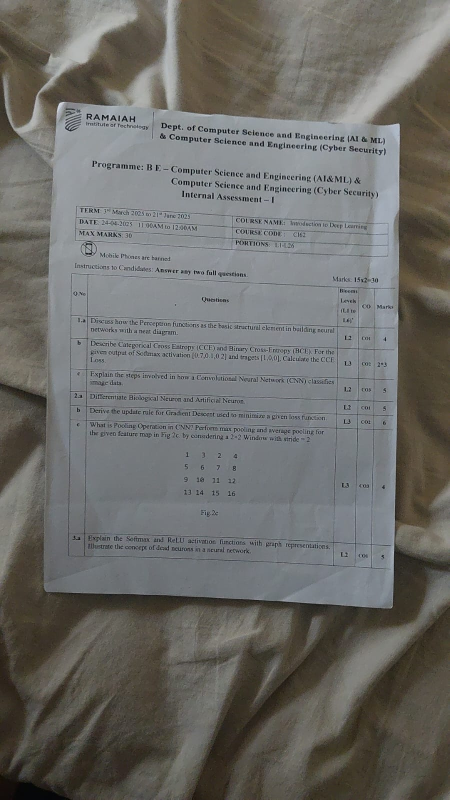
#> input picture sample.jpeg, 899 x 1599 px (shown at 1/2 size)
$ python -i table_detection.py   (imports and definitions only)
#> lines starting #> are read from the running program, lines starting #| are printed output that depends on the picture; after the words box and inside, x2 and y2 are one past the last pixel; in counts of white or black regions, pixels touching at a corner belong together
import cv2
import numpy as np
import os

def detect_tables_enhanced(color_img, gray_img):
    """
    Enhanced table detection with tolerance for curved/skewed documents
    """
    height, width = gray_img.shape

    # Multiple preprocessing approaches for better line detection
    tables = []

    # Method 1: Adaptive threshold with different parameters
    binary1 = cv2.adaptiveThreshold(gray_img, 255, cv2.ADAPTIVE_THRESH_GAUSSIAN_C,
                                   cv2.THRESH_BINARY_INV, 11, 2)
    binary2 = cv2.adaptiveThreshold(gray_img, 255, cv2.ADAPTIVE_THRESH_MEAN_C,
                                   cv2.THRESH_BINARY_INV, 15, 3)

    # Method 2: Global threshold for darker lines
    _, binary3 = cv2.threshold(gray_img, 0, 255, cv2.THRESH_BINARY_INV + cv2.THRESH_OTSU)

    # Combine different threshold methods
    combined_binary = cv2.bitwise_or(cv2.bitwise_or(binary1, binary2), binary3)

    # More aggressive kernels for line detection
    h_kernel_sizes = [width//20, width//15, width//10]  # Multiple kernel sizes
    v_kernel_sizes = [height//20, height//15, height//10]

    all_h_lines = []
    all_v_lines = []

    # Try multiple kernel sizes to catch different line thicknesses
    for h_size in h_kernel_sizes:
        horizontal_kernel = cv2.getStructuringElement(cv2.MORPH_RECT, (h_size, 1))
        horizontal_lines = cv2.morphologyEx(combined_binary, cv2.MORPH_OPEN,
                                          horizontal_kernel, iterations=1)

        # Additional morphological operations to connect broken lines
        horizontal_lines = cv2.dilate(horizontal_lines,
                                    cv2.getStructuringElement(cv2.MORPH_RECT, (5, 3)),
                                    iterations=2)

        h_lines = find_line_coordinates_hough(horizontal_lines, 'horizontal', width)
        all_h_lines.extend(h_lines)

    for v_size in v_kernel_sizes:
        vertical_kernel = cv2.getStructuringElement(cv2.MORPH_RECT, (1, v_size))
        vertical_lines = cv2.morphologyEx(combined_binary, cv2.MORPH_OPEN,
                                        vertical_kernel, iterations=1)

        # Additional morphological operations to connect broken lines
        vertical_lines = cv2.dilate(vertical_lines,
                                  cv2.getStructuringElement(cv2.MORPH_RECT, (3, 5)),
                                  iterations=2)

        v_lines = find_line_coordinates_hough(vertical_lines, 'vertical', height)
        all_v_lines.extend(v_lines)

    # Remove duplicates and merge similar lines
    final_h_lines = merge_similar_lines(all_h_lines, 'horizontal', width)
    final_v_lines = merge_similar_lines(all_v_lines, 'vertical', height)

    print(f"Final: {len(final_h_lines)} horizontal lines and {len(final_v_lines)} vertical lines")

    # Method 3: Contour-based approach for table regions
    # Create a mask with all detected lines
    line_mask = np.zeros((height, width), dtype=np.uint8)

    # Draw detected lines on the mask
    for line in final_h_lines:
        cv2.line(line_mask, (line['x1'], line['y1']), (line['x2'], line['y2']), 255, 2)
    for line in final_v_lines:
        cv2.line(line_mask, (line['x1'], line['y1']), (line['x2'], line['y2']), 255, 2)

    # Dilate to connect nearby lines
    kernel = cv2.getStructuringElement(cv2.MORPH_RECT, (5, 5))
    line_mask = cv2.dilate(line_mask, kernel, iterations=3)
    line_mask = cv2.erode(line_mask, kernel, iterations=2)

    # Find table regions
    contours, _ = cv2.findContours(line_mask, cv2.RETR_EXTERNAL, cv2.CHAIN_APPROX_SIMPLE)

    for contour in contours:
        x, y, w, h = cv2.boundingRect(contour)
        area = w * h

        # More lenient criteria for table detection
        if area > 3000 and w > 80 and h > 40:  # Reduced minimum requirements
            # Get lines within this table region (with some padding)
            padding = 20
            table_h_lines = [line for line in final_h_lines
                           if y - padding <= line['y'] <= y + h + padding]
            table_v_lines = [line for line in final_v_lines
                           if x - padding <= line['x'] <= x + w + padding]

            # More lenient requirement for table detection
            if len(table_h_lines) >= 1 and len(table_v_lines) >= 1:  # At least 1 line each direction
                tables.append({
                    'x': x, 'y': y, 'w': w, 'h': h,
                    'h_lines': table_h_lines,
                    'v_lines': table_v_lines,
                    'type': 'table'
                })
                print(f"Found table at ({x}, {y}) size {w}x{h} with {len(table_h_lines)} h-lines and {len(table_v_lines)} v-lines")

    # Fallback: If no tables found with contours, create tables from line intersections
    if not tables and len(final_h_lines) >= 2 and len(final_v_lines) >= 2:
        # Group lines that are likely part of the same table
        table_groups = find_table_regions_from_lines(final_h_lines, final_v_lines, width, height)
        tables.extend(table_groups)

    # Ultimate fallback: Create one large table from all lines if we have enough
    if not tables and len(final_h_lines) >= 1 and len(final_v_lines) >= 1:
        all_coords = []
        for line in final_h_lines + final_v_lines:
            all_coords.extend([line['x1'], line['y1'], line['x2'], line['y2']])

        if all_coords:
            min_x = min(all_coords[::2])  # x coordinates
            min_y = min(all_coords[1::2])  # y coordinates
            max_x = max(all_coords[::2])
            max_y = max(all_coords[1::2])

            tables.append({
                'x': min_x, 'y': min_y,
                'w': max_x - min_x, 'h': max_y - min_y,
                'h_lines': final_h_lines,
                'v_lines': final_v_lines,
                'type': 'table'
            })
            print(f"Created fallback table with all detected lines")

    return tables

def find_line_coordinates_hough(line_img, direction, max_dimension):
    """
    Extract line coordinates using Hough Line Transform with tolerance for curves and skew
    """
    lines = []

    # Use HoughLinesP with more lenient parameters for curved/skewed lines
    detected_lines = cv2.HoughLinesP(line_img, 1, np.pi/180, threshold=30,  # Lower threshold
                                    minLineLength=max_dimension//20,  # Shorter minimum length
                                    maxLineGap=30)  # Larger gap tolerance

    if detected_lines is not None:
        for line in detected_lines:
            x1, y1, x2, y2 = line[0]

            # Calculate line angle
            angle = np.arctan2(y2 - y1, x2 - x1) * 180 / np.pi

            if direction == 'horizontal':
                # For horizontal lines, allow up to 15 degrees of skew
                if abs(angle) <= 15 or abs(abs(angle) - 180) <= 15:
                    lines.append({
                        'x1': min(x1, x2), 'y1': y1,
                        'x2': max(x1, x2), 'y2': y2,
                        'y': (y1 + y2) // 2,  # Average y for sorting
                        'angle': angle
                    })
            else:  # vertical
                # For vertical lines, allow up to 15 degrees of skew
                if abs(angle - 90) <= 15 or abs(angle + 90) <= 15:
                    lines.append({
                        'x1': x1, 'y1': min(y1, y2),
                        'x2': x2, 'y2': max(y1, y2),
                        'x': (x1 + x2) // 2,  # Average x for sorting
                        'angle': angle
                    })

    # Group similar lines and merge them (for broken/curved lines)
    if lines:
        merged_lines = merge_similar_lines(lines, direction, max_dimension)
        return merged_lines

    return []

def merge_similar_lines(lines, direction, max_dimension):
    """
    Merge lines that are close together and likely part of the same table line
    """
    if not lines:
        return []

    # Sort lines by position
    if direction == 'horizontal':
        lines.sort(key=lambda x: x['y'])
        position_key = 'y'
        tolerance = 20  # Allow 20 pixels variation in y-position
    else:
        lines.sort(key=lambda x: x['x'])
        position_key = 'x'
        tolerance = 20  # Allow 20 pixels variation in x-position

    merged_lines = []
    current_group = [lines[0]]

    for line in lines[1:]:
        # Check if this line should be merged with the current group
        avg_position = sum(l[position_key] for l in current_group) / len(current_group)

        if abs(line[position_key] - avg_position) <= tolerance:
            current_group.append(line)
        else:
            # Merge the current group and start a new one
            merged_line = merge_line_group(current_group, direction)
            if merged_line:
                merged_lines.append(merged_line)
            current_group = [line]

    # Don't forget the last group
    merged_line = merge_line_group(current_group, direction)
    if merged_line:
        merged_lines.append(merged_line)

    return merged_lines

def merge_line_group(line_group, direction):
    """
    Merge a group of similar lines into one representative line
    """
    if not line_group:
        return None

    if direction == 'horizontal':
        # For horizontal lines, find the extent and average y-position
        min_x = min(line['x1'] for line in line_group)
        max_x = max(line['x2'] for line in line_group)
        avg_y = sum(line['y'] for line in line_group) / len(line_group)

        return {
            'x1': min_x, 'y1': int(avg_y),
            'x2': max_x, 'y2': int(avg_y),
            'y': int(avg_y)
        }
    else:
        # For vertical lines, find the extent and average x-position
        min_y = min(line['y1'] for line in line_group)
        max_y = max(line['y2'] for line in line_group)
        avg_x = sum(line['x'] for line in line_group) / len(line_group)

        return {
            'x1': int(avg_x), 'y1': min_y,
            'x2': int(avg_x), 'y2': max_y,
            'x': int(avg_x)
        }

# [72 lines left out: functions find_table_regions_from_lines, group_nearby_lines, not called in this run]

def create_table_only_svg(image_path, output_svg_path):
    """
    Create an SVG document containing only the detected table structures (lines only)
    """
    # Read the image
    img = cv2.imread(image_path)
    if img is None:
        raise ValueError(f"Could not read image from {image_path}")

    gray = cv2.cvtColor(img, cv2.COLOR_BGR2GRAY)
    height, width = img.shape[:2]

    # Detect tables
    print("Detecting table structures...")
    tables = detect_tables_enhanced(img, gray)

    # Create SVG content
    svg_content = f'''<?xml version="1.0" encoding="UTF-8"?>
<svg width="{width}" height="{height}" viewBox="0 0 {width} {height}"
     xmlns="http://www.w3.org/2000/svg">

    <defs>
        <style><![CDATA[
            .horizontal-line {{
                stroke: #ff0000;
                stroke-width: 2;
                fill: none;
                opacity: 0.8;
            }}
            .vertical-line {{
                stroke: #0000ff;
                stroke-width: 2;
                fill: none;
                opacity: 0.8;
            }}
            .table-boundary {{
                fill: none;
                stroke: #00ff00;
                stroke-width: 2;
                stroke-dasharray: 5,5;
                opacity: 0.6;
            }}
            .table-label {{
                font-family: Arial, sans-serif;
                font-size: 14px;
                font-weight: bold;
                fill: #000000;
            }}
        ]]></style>
    </defs>

    <!-- White background -->
    <rect width="{width}" height="{height}" fill="white"/>

'''

    if not tables:
        svg_content += '''    <!-- No tables detected -->
    <text x="50" y="50" class="table-label" fill="red">No tables detected in this image</text>
'''
    else:
        print(f"Found {len(tables)} table(s). Creating SVG...")

        for table_idx, table in enumerate(tables):
            table_x, table_y, table_w, table_h = table['x'], table['y'], table['w'], table['h']

            svg_content += f'''    <!-- Table {table_idx + 1} -->
    <g id="table_{table_idx + 1}">
        <!-- Table boundary -->
        <rect x="{table_x}" y="{table_y}" width="{table_w}" height="{table_h}" class="table-boundary"/>

        <!-- Table label -->
        <text x="{table_x}" y="{table_y - 5}" class="table-label">Table {table_idx + 1}</text>

'''

            # Add horizontal lines
            h_lines = table.get('h_lines', [])
            for line_idx, h_line in enumerate(h_lines):
                x1, y1 = h_line['x1'], h_line['y1']
                x2, y2 = h_line['x2'], h_line['y2']
                svg_content += f'''        <line x1="{x1}" y1="{y1}" x2="{x2}" y2="{y2}" class="horizontal-line">
            <title>Horizontal Line {line_idx + 1}</title>
        </line>
'''

            # Add vertical lines
            v_lines = table.get('v_lines', [])
            for line_idx, v_line in enumerate(v_lines):
                x1, y1 = v_line['x1'], v_line['y1']
                x2, y2 = v_line['x2'], v_line['y2']
                svg_content += f'''        <line x1="{x1}" y1="{y1}" x2="{x2}" y2="{y2}" class="vertical-line">
            <title>Vertical Line {line_idx + 1}</title>
        </line>
'''

            svg_content += f'''    </g>

'''

            print(f"Table {table_idx + 1}: {len(h_lines)} horizontal lines, {len(v_lines)} vertical lines")

    # Add legend
    svg_content += f'''    <!-- Legend -->
    <g id="legend" transform="translate(10, {height - 100})">
        <rect x="0" y="0" width="200" height="80" fill="white" stroke="black" stroke-width="1"/>
        <text x="10" y="15" class="table-label">Legend:</text>
        <line x1="10" y1="25" x2="40" y2="25" class="horizontal-line"/>
        <text x="45" y="29" style="font-size: 12px;">Horizontal Lines</text>
        <line x1="10" y1="40" x2="40" y2="40" class="vertical-line"/>
        <text x="45" y="44" style="font-size: 12px;">Vertical Lines</text>
        <rect x="10" y="50" width="30" height="15" class="table-boundary"/>
        <text x="45" y="59" style="font-size: 12px;">Table Boundary</text>
    </g>

</svg>'''

    # Write SVG file
    with open(output_svg_path, 'w', encoding='utf-8') as f:
        f.write(svg_content)

    print(f"\nTable-only SVG created successfully at: {output_svg_path}")
    print(f"SVG dimensions: {width} x {height}")
    print(f"Total tables detected: {len(tables)}")

    return tables

def debug_table_detection_with_svg(image_path, output_svg_path, debug_image_path=None):
    """
    Debug table detection and create both debug image and table-only SVG
    """
#> called with image_path = '../sample.jpeg', output_svg_path = 'out.png'
    img = cv2.imread(image_path)
#> img is the input picture: shape (1599, 899, 3); mean B, G, R 103.9, 107.4, 108
    gray = cv2.cvtColor(img, cv2.COLOR_BGR2GRAY)
    height, width = gray.shape

    print("Starting enhanced table detection debug...")

    # Apply multiple thresholds
    binary1 = cv2.adaptiveThreshold(gray, 255, cv2.ADAPTIVE_THRESH_GAUSSIAN_C,
                                   cv2.THRESH_BINARY_INV, 11, 2)
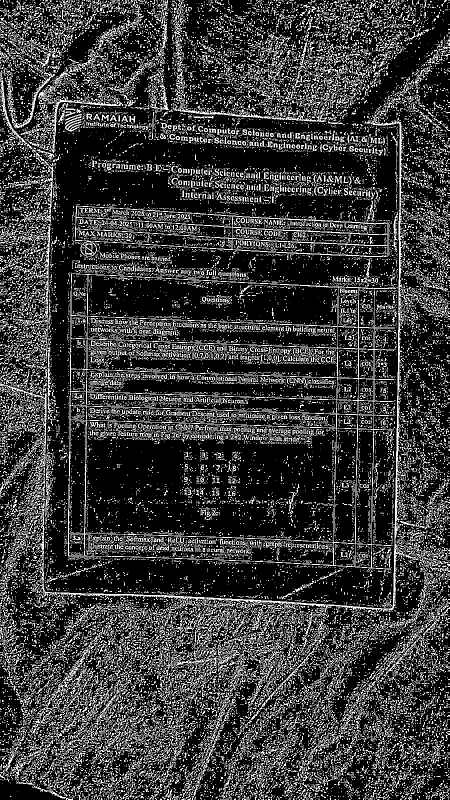
#> binary1: shape (1599, 899) (shown at 1/2 size); 22.3% white in thin lines or dots
    binary2 = cv2.adaptiveThreshold(gray, 255, cv2.ADAPTIVE_THRESH_MEAN_C,
                                   cv2.THRESH_BINARY_INV, 15, 3)
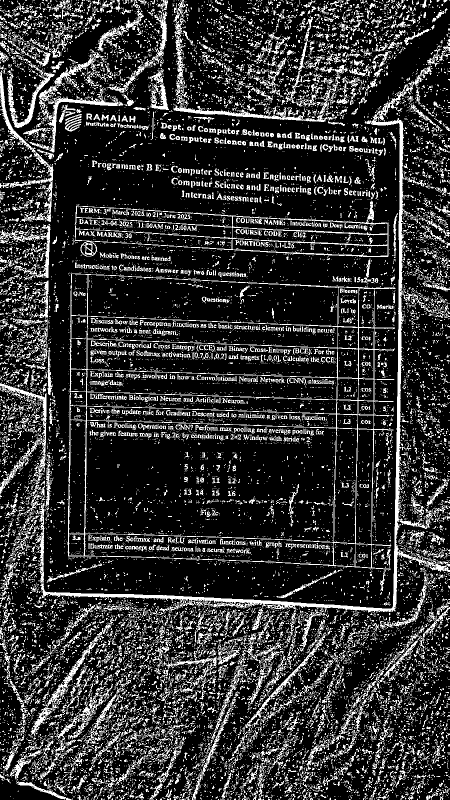
#> binary2: shape (1599, 899) (shown at 1/2 size); 19.7% white in thin lines or dots
    _, binary3 = cv2.threshold(gray, 0, 255, cv2.THRESH_BINARY_INV + cv2.THRESH_OTSU)
#> binary3: shape (1599, 899); 41.8% white; 3210 white regions (2349 under 20 px), largest, box (x1, y1, x2, y2) and area: (0, 88, 899, 1599) 431822, (353, 0, 561, 236) 40199, (79, 29, 332, 265) 21851

    combined_binary = cv2.bitwise_or(cv2.bitwise_or(binary1, binary2), binary3)
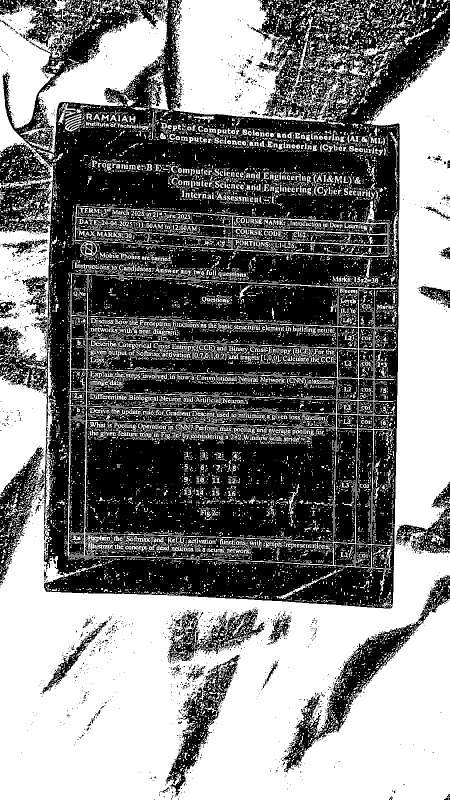
#> combined_binary: shape (1599, 899) (shown at 1/2 size); 50.4% white; 2464 black regions (2331 under 20 px), largest, box (x1, y1, x2, y2) and area: (0, 0, 899, 1217) 342822, (170, 841, 672, 1084) 98758, (175, 550, 676, 652) 36837

    # Detect lines with multiple kernel sizes
    all_h_lines = []
    all_v_lines = []

    h_kernel_sizes = [width//20, width//15, width//10]
    v_kernel_sizes = [height//20, height//15, height//10]

    for h_size in h_kernel_sizes:
        horizontal_kernel = cv2.getStructuringElement(cv2.MORPH_RECT, (h_size, 1))
        horizontal_lines = cv2.morphologyEx(combined_binary, cv2.MORPH_OPEN, horizontal_kernel)
        horizontal_lines = cv2.dilate(horizontal_lines,
                                    cv2.getStructuringElement(cv2.MORPH_RECT, (5, 3)),
                                    iterations=2)
        h_lines = find_line_coordinates_hough(horizontal_lines, 'horizontal', width)
        all_h_lines.extend(h_lines)
#> this loop made 3 passes
#> pass 1, in debug_table_detection_with_svg, `horizontal_lines = cv2.dilate(horizontal_lines, cv2.getStructuringElem..`:
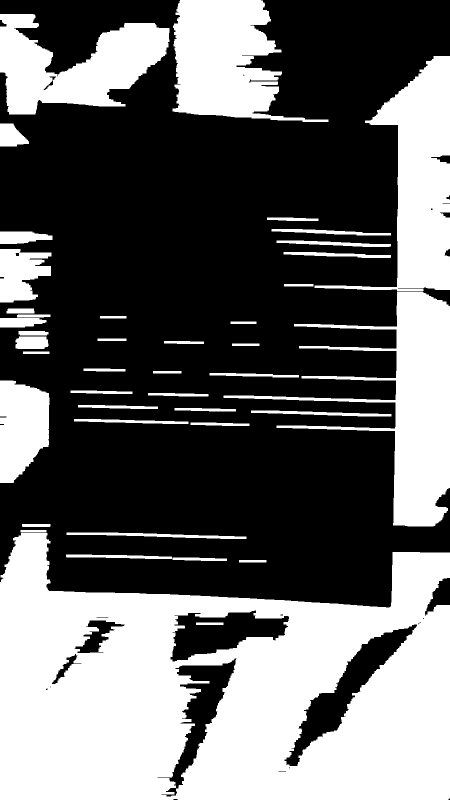
#> horizontal_lines: shape (1599, 899) (shown at 1/2 size); 40% white; 42 white regions, largest, box (x1, y1, x2, y2) and area: (0, 1066, 899, 1599) 337114, (447, 583, 899, 1053) 55632, (629, 112, 899, 582) 48164
#> after the loop:
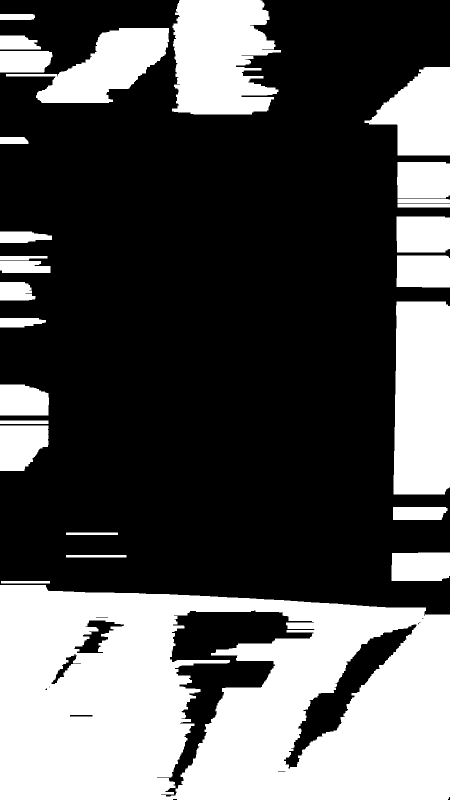
#> horizontal_lines: shape (1599, 899) (shown at 1/2 size); 34.5% white; 27 white regions, largest, box (x1, y1, x2, y2) and area: (0, 1170, 899, 1599) 308374, (787, 603, 899, 989) 41831, (344, 0, 562, 229) 39746
#> after the loop, all_h_lines = 59 items

    for v_size in v_kernel_sizes:
        vertical_kernel = cv2.getStructuringElement(cv2.MORPH_RECT, (1, v_size))
        vertical_lines = cv2.morphologyEx(combined_binary, cv2.MORPH_OPEN, vertical_kernel)
        vertical_lines = cv2.dilate(vertical_lines,
                                  cv2.getStructuringElement(cv2.MORPH_RECT, (3, 5)),
                                  iterations=2)
        v_lines = find_line_coordinates_hough(vertical_lines, 'vertical', height)
        all_v_lines.extend(v_lines)
#> this loop made 3 passes
#> pass 1, in debug_table_detection_with_svg, `vertical_lines = cv2.dilate(vertical_lines, cv2.getStructuringElement(..`:
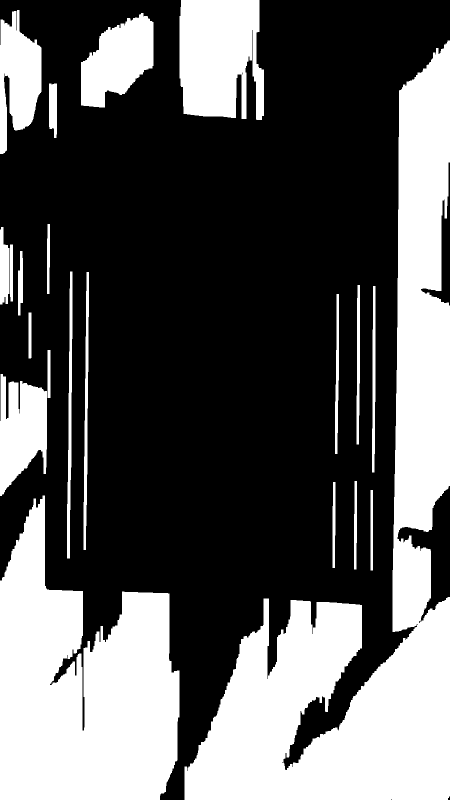
#> vertical_lines: shape (1599, 899) (shown at 1/2 size); 35.3% white; 21 white regions, largest, box (x1, y1, x2, y2) and area: (369, 81, 899, 1599) 255304, (0, 991, 359, 1599) 146267, (359, 0, 528, 240) 34451
#> after the loop:
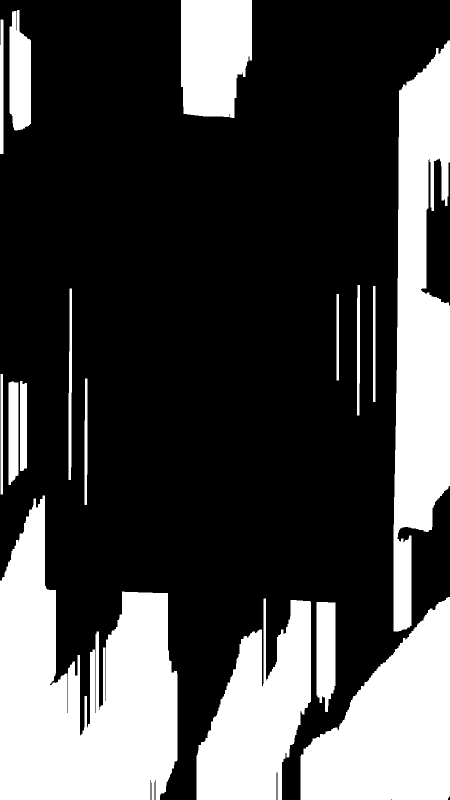
#> vertical_lines: shape (1599, 899) (shown at 1/2 size); 29.1% white; 16 white regions, largest, box (x1, y1, x2, y2) and area: (0, 991, 355, 1599) 133890, (787, 81, 899, 1263) 90807, (601, 1194, 899, 1599) 74439
#> after the loop, all_v_lines = 69 items

    # Merge similar lines
    final_h_lines = merge_similar_lines(all_h_lines, 'horizontal', width)
#> (the rest of the program and of its run is left out)
